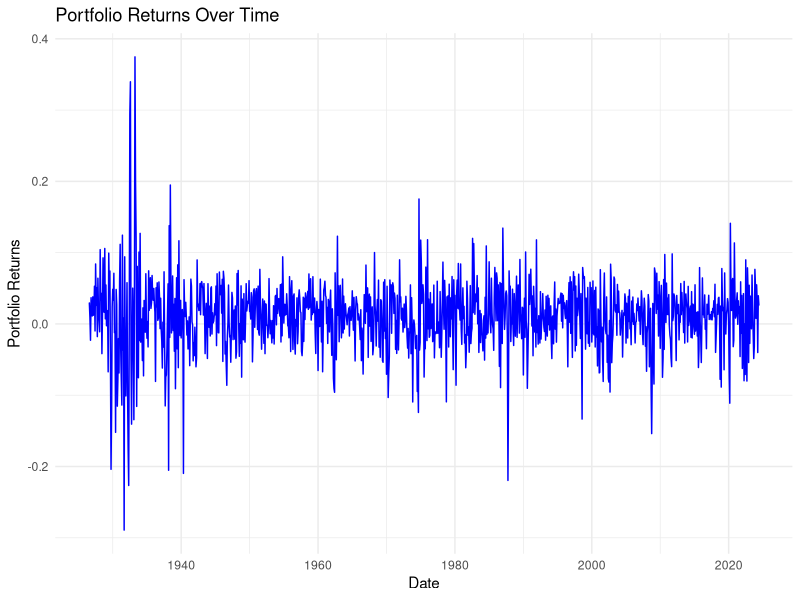

The R source for this figure:
## ---- chunk 1
data <- read.csv("FIN 36182-Industry_Portfolios.CSV")
head(data)
sum(is.na(data))
anyDuplicated(data)

data[, 2:6] <- data[, 2:6] / 100 ## Convert returns to decimal form as asked
head(data)
## ---- chunk 2
monthly_means <- colMeans(data[, c("Cnsmr", "Manuf", "HiTec", "Hlth", "Other")]) 
annualized_means <- monthly_means * 12
annualized_means <- round(annualized_means, 4)
annualized_means
## ---- chunk 3
monthly_std <- apply(data[, c("Cnsmr", "Manuf", "HiTec", "Hlth", "Other")], 2, sd)
annualized_std <- monthly_std * sqrt(12)
annualized_std <- round(annualized_std, 4)
annualized_std
## ---- chunk 4
sharpe_ratios <- annualized_means / annualized_std
sharpe_ratios <- round(sharpe_ratios, 4)
sharpe_ratios
## ---- chunk 5
results_table1 <- data.frame(
  Mean_Returns = annualized_means,
  Std_Returns = annualized_std,
  Sharpe_Ratio = sharpe_ratios
 )
results_table1
## ---- chunk 6
correlation_matrix <- cor(data[, c("Cnsmr", "Manuf", "HiTec", "Hlth", "Other")])
correlation_matrix <- round(correlation_matrix, 4)
correlation_matrix
## ---- chunk 7
# Calculate portfolio returns as the average of the first four industries (excluding 'Other')
portfolio_returns <- rowMeans(data[, c("Cnsmr", "Manuf", "HiTec", "Hlth")]) 
mean_portfolio <- mean(portfolio_returns)
sd_portfolio <- sd(portfolio_returns)

annualized_mean_portfolio <- mean_portfolio * 12
annualized_sd_portfolio <- sd_portfolio * sqrt(12)
sharpe_ratio_portfolio <- annualized_mean_portfolio / annualized_sd_portfolio

portfolio_results <- data.frame(
  Metric = c("Annualized Mean Return", "Annualized Standard Deviation", "Sharpe Ratio"),
  Value = round(c(annualized_mean_portfolio, annualized_sd_portfolio, sharpe_ratio_portfolio), 4)
)
print(portfolio_results)
## ---- chunk 8
library(ggplot2)
data$Date <- as.character(data$Date)
data$Date <- paste0(data$Date, "01")
data$Date <- as.Date(data$Date, format = "%Y%m%d")

plot_data <- data.frame(Date = data$Date, Portfolio_Returns = portfolio_returns)
ggplot(plot_data, aes(x = Date, y = Portfolio_Returns)) +
  geom_line(color = "blue") +
  labs(title = "Portfolio Returns Over Time",
       x = "Date",
       y = "Portfolio Returns") +
  theme_minimal()
